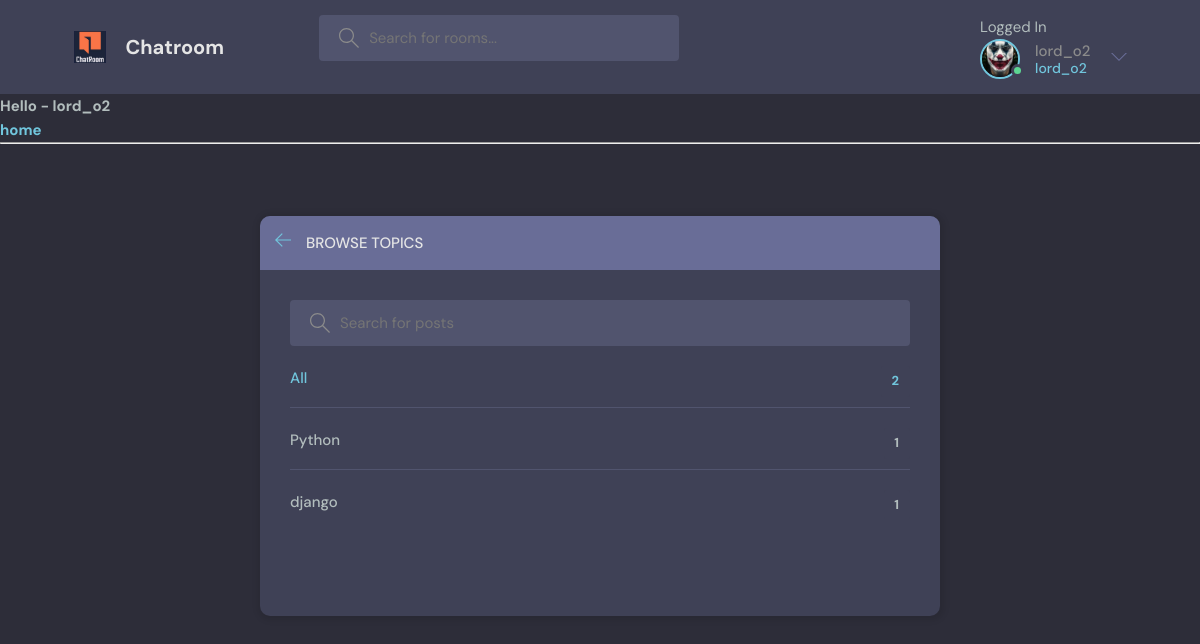
The page /topics/ (signed in) on the database as committed earlier.
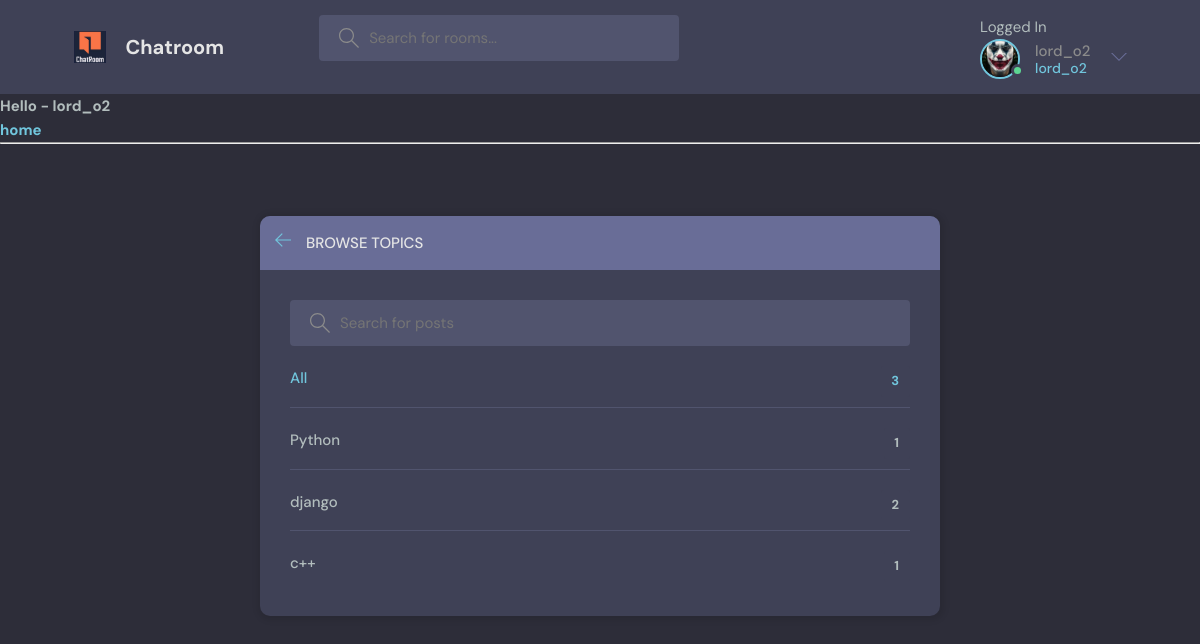
The same page on the database as committed later.
### base/models.py (models this page shows, shortened)
class Topic(models.Model):
    name=models.CharField(max_length=200)

### base/views.py (the view)
# urls.py: path('topics/',views.topicsView,name='topics'),
def topicsView(request):
    q=request.GET.get('q') if request.GET.get('q') != None else ''
    topics=Topic.objects.filter(name__icontains=q)
    return render(request,'base/topics.html',{'topics':topics})

### base/templates/base/topics.html (shortened to what this page needs)
{% extends 'main.html' %}
{%  block start %}
    <main class="create-room layout">
      <div class="container">
        <div class="layout__box">
          <div class="layout__boxHeader">
            <div class="layout__boxTitle">
              <a href="{{request.META.HTTP_REFERER}}">
                <svg version="1.1" xmlns="http://www.w3.org/2000/svg" width="32" height="32" viewBox="0 0 32 32">
                  <title>arrow-left</title>
                  <path
                    d="M13.723 2.286l-13.723 13.714 13.719 13.714 1.616-1.611-10.96-10.96h27.625v-2.286h-27.625l10.965-10.965-1.616-1.607z"
                  ></path>
                </svg>
              </a>
              <h3>Browse Topics</h3>
            </div>
          </div>
          <div class="topics-page layout__body">
            <form class="header__search" action="" method="GET">
              <label>
                <input name="q" placeholder="Search for posts" />
              </label>
            </form>
            <ul class="topics__list">
              <li>
                <a href="{% url 'topics' %}" class="active">All <span> {{topics.count}} </span></a>
              </li>
              {% for topic in topics %}
              <li>
                <a href="{% url 'home' %}?q={{topic.name}}">{{topic.name}} <span>{{topic.room_set.all.count}}</span></a>
              </li>
              {% endfor %}
            </ul>
          </div>
        </div>
      </div>
    </main>
{% endblock %}

Rows that differ between the two databases and show on the page:
computed for Topic "django": room_set.all.count "1" → "2"
added Topic: name "c++", room_set.all.count "1"
Other text that changed with them:
{{ topics.count }}: "2" → "3"
